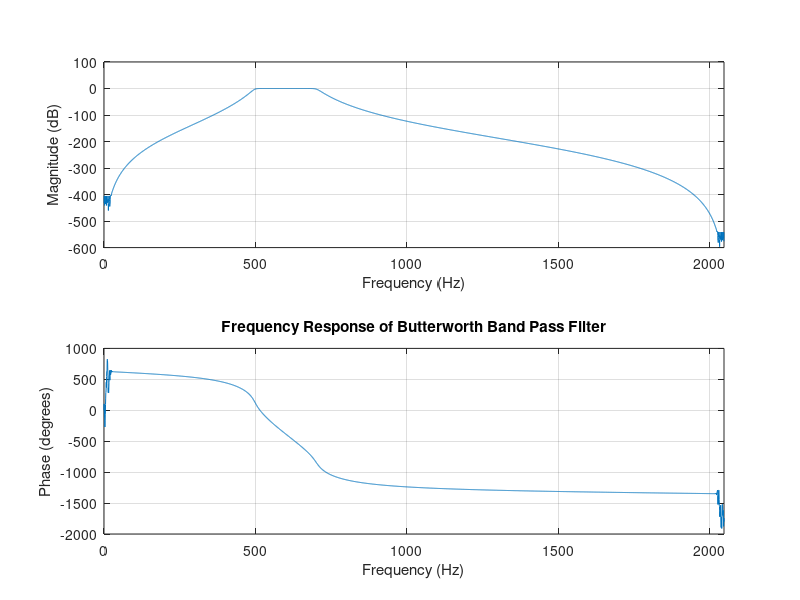

The MATLAB source for this figure:
clc; clear variables;
fsample = 4096;              %Should be atlease twice f to avoid aliasing



%Band Pass filter
fp = [500 700];        %in Hz
fs = [450 750];        %in Hz
as = 30;         %in dB
ap = 2;          %in dB

[n, fc] = buttord(2*fp/fsample, 2*fs/fsample, ap, as);
%n is the order of digital ButterWorth filter
%fc is the cut-off freq of digital ButterWorth filter(lower and upper)
%multiplication by 2 is to normalize DT frequency from (0, pi) to (0,1)

[b, a] = butter(n, fc);     %This is to find the transfer function
                            %co-efficients of the BPF
                            
freqz(b, a, fsample, fsample);
title('Frequency Response of Butterworth Band Pass Filter');